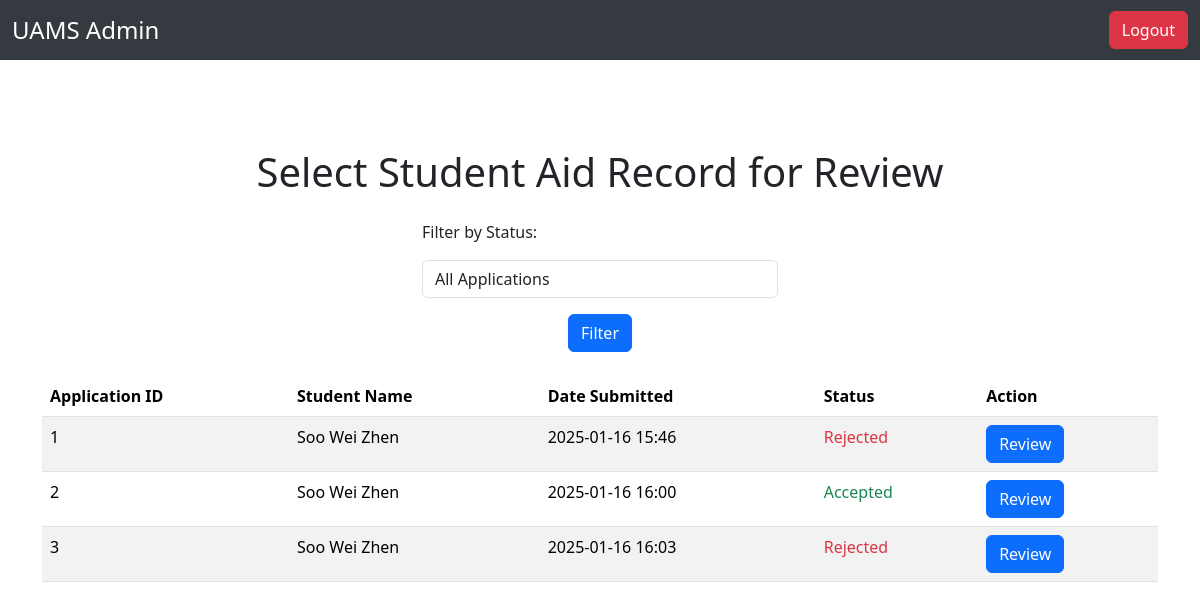
Before: /accounts/select_aid_record/ (signed in) with the older database file.
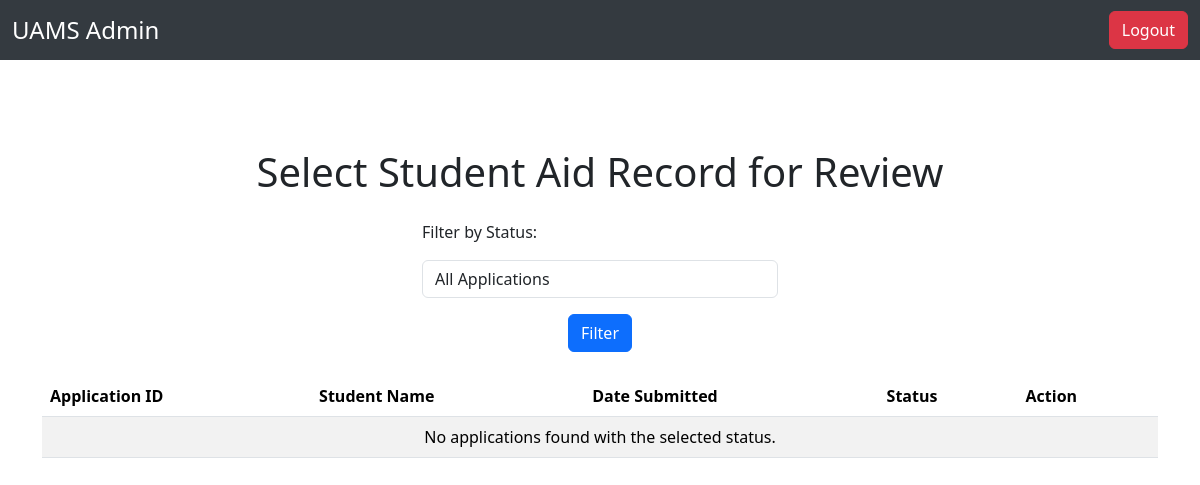
After: the same page with the newer database file.
### UAMS_App/models.py (models this page shows, shortened)
class AidApplication(models.Model):
    APPLICATION_STATUS_CHOICES = [
        ('pending', 'Pending'),
        ('accepted', 'Accepted'),
        ('rejected', 'Rejected'),
    ]
    user = models.ForeignKey(User, on_delete=models.CASCADE)
    application_id = models.CharField(max_length=10, primary_key=True, editable=False)
    bank_type = models.CharField(max_length=50)
    bank_account_number = models.CharField(max_length=20)
    parents_monthly_income = models.DecimalField(max_digits=10, decimal_places=2)
    support_document = models.FileField(upload_to='support_documents/', blank=True, null=True)
    date_submitted = models.DateTimeField(auto_now_add=True)
    application_status = models.CharField(max_length=10, choices=APPLICATION_STATUS_CHOICES, default='pending')
    rejection_reason = models.TextField(blank=True, null=True, default ='')

class Profile(models.Model):
    user = models.OneToOneField(User, on_delete=models.CASCADE)
    phone = models.CharField(max_length=15, null=False, default="unknown")
    course = models.CharField(max_length=255, null=False, default="unknown")
    student_id = models.CharField(max_length=255, null=False, unique=True, default="unknown")  # Using username as student_id
    name = models.CharField(max_length=255, null=False, default="unknown")  # Added name field for full name

### UAMS_App/views.py (the view)
# urls.py: path('select_aid_record/', views.select_aid_record, name='select_aid_record'),
@login_required
def select_aid_record(request):
    if not request.user.is_superuser:
        return HttpResponseForbidden("You are not authorized to access this page.")
    status_filter = request.GET.get('status', '')
    if status_filter:
        aid_applications = AidApplication.objects.filter(application_status=status_filter)
    else:
        aid_applications = AidApplication.objects.filter(application_status__in=['accepted', 'rejected'])
    return render(request, 'UAMS_App/select_aid_record.html', {
        'aid_applications': aid_applications
    })

### UAMS_App/templates/UAMS_App/select_aid_record.html (shortened to what this page needs)
<!DOCTYPE html>
<html lang="en">
<head>
    <link href="https://cdn.jsdelivr.net/npm/bootstrap@5.3.1/dist/css/bootstrap.min.css" rel="stylesheet">
</head>
<body>
    <nav class="navbar navbar-expand-lg navbar-dark" style="background-color: #343a40;">
        <div class="container-fluid">
            <a class="navbar-brand" href="{% url 'admin_home' %}">UAMS Admin</a>
            <div class="d-flex">
                <form method="POST" action="{% url 'logout' %}">
                    <button type="submit" class="btn btn-danger">Logout</button>
                </form>
            </div>
        </div>
    </nav>
    <div class="container mt-5">
        <h1 class="text-center mb-4">Select Student Aid Record for Review</h1>
        <form method="get" class="mb-4">
            <div class="row">
                <div class="col-md-4 offset-md-4">
                    <div class="form-group">
                        <label for="status">Filter by Status:</label>
                        <select name="status" id="status" class="form-control mt-3">
                            <option value="">All Applications</option>
                        </select>
                    </div>
                </div>
            </div>
            <div class="text-center">
                <button type="submit" class="btn btn-primary mt-3">Filter</button>
            </div>
        </form>
        <table class="table table-striped">
            <thead>
                <tr>
                    <th>Application ID</th>
                    <th>Student Name</th>
                    <th>Date Submitted</th>
                    <th>Status</th>
                    <th>Action</th>
                </tr>
            </thead>
            <tbody>
                {% for application in aid_applications %}
                <tr>
                    <td>{{ application.application_id }}</td>
                    <td>{{ application.user.profile.name }}</td>
                    <td>{{ application.date_submitted|date:"Y-m-d H:i" }}</td>
                    <td>
                        {% if application.application_status == 'accepted' %}
                            <span class="text-success">{{ application.application_status|capfirst }}</span>
                        {% elif application.application_status == 'rejected' %}
                            <span class="text-danger">{{ application.application_status|capfirst }}</span>
                        {% endif %}
                    </td>
                    <td>
                        <a href="{% url 'review_aid' application.application_id %}" class="btn btn-primary">Review</a>
                    </td>
                </tr>
                {% empty %}
                <tr>
                    <td colspan="5" class="text-center">No applications found with the selected status.</td>
                </tr>
                {% endfor %}
            </tbody>
        </table>
    </div>
</body>
</html>

Changed rows visible on the page:
removed AidApplication: application_id "1", user.profile.name "Soo Wei Zhen", date_submitted "2025-01-16 15:46", application_status "Rejected"
removed AidApplication: application_id "2", user.profile.name "Soo Wei Zhen", date_submitted "2025-01-16 16:00", application_status "Accepted"
removed AidApplication: application_id "3", user.profile.name "Soo Wei Zhen", date_submitted "2025-01-16 16:03", application_status "Rejected"
Other visible differences:
text now shown: "No applications found with the selected status."
